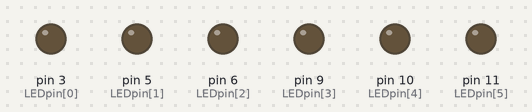
The sketch below on a simulated Arduino Uno, built with avr-gcc and run on an emulated ATmega328P. Parts: output pins drawn as LEDs (lit = HIGH). Random numbers use the default seed unless the sketch sets one.

Above: at 0.15 s.
At 2.87 s:
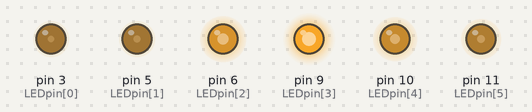
At 5.59 s:
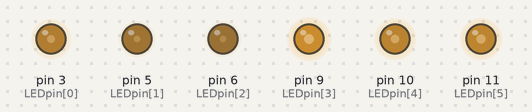
At 11.02 s:
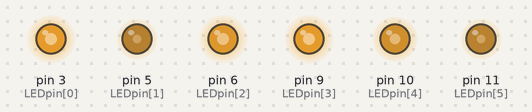
At 16.99 s:
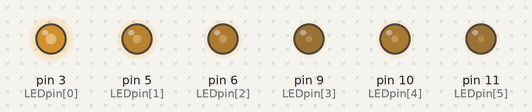
At 22.17 s:
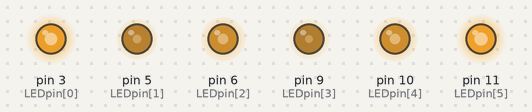
Timing chart, 0 to 22.1 s (numbered marks = the images above):
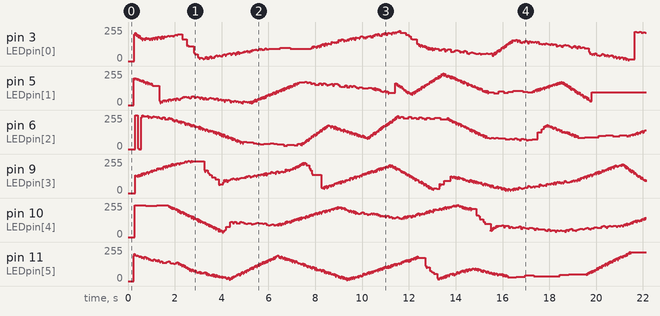

The sketch:

RedBoard_Twinkle.ino
```cpp
//Global Blink Variables
const int maxBrightness = 255;
const int LEDpin[6] = {3,5,6,9,10,11}; //This need to be PWM pins.
unsigned long BlinkStartTime[6] = {0,0,0,0,0,0};
unsigned long BlinkDuration[6] = {0,0,0,0,0,0};
byte BlinkStatus[6] = {0,0,0,0,0,0};
byte BlinkTarget[6] = {0,0,0,0,0,0};
byte BlinkDeviation = 10;

void setup() {
  randomSeed(analogRead(0));
  for ( int i=0; i < 6; i++) {
    pinMode(LEDpin[i], OUTPUT);
    BlinkTarget[i] = random(0,maxBrightness);
    analogWrite(LEDpin[i], BlinkTarget[i]);
  }
//  Serial.begin(9600);
//  Serial.println("---Start Program---");
}

void loop() {
  for (int i=0; i < 6; i++) {
    Twinkle3(i);
  }
}


//An irregular strobe look
// 1) Set Random Brightness
// 2) Wait a random time

void Twinkle1(int LED)
{
  if (millis() > (BlinkStartTime[LED] + BlinkDuration[LED])) {
    analogWrite(LEDpin[LED], random(0,maxBrightness));
    BlinkStartTime[LED] = millis();
    BlinkDuration[LED] = random(50,750);
  }
}

//A irregular pulse
// 1) Set Random Brightness Target. BlinkTarget[LED]
// 2) Set Random time to reach that target. TempDuration
// 3) Figure number of ms between each 1 PWM increment. BlinkDuraction[LED]
// 4) Wait that number of ms, change PMW by 1, repeat until Brightness Target is reached
void Twinkle2(int LED)
{
  if (millis() > (BlinkStartTime[LED] + BlinkDuration[LED])) {
    if (BlinkStatus[LED] > BlinkTarget[LED])
    {
      BlinkStatus[LED] = BlinkStatus[LED] - 1;
    }

    if (BlinkStatus[LED] < BlinkTarget[LED])
    {
      BlinkStatus[LED] = BlinkStatus[LED] + 1;
    }

    if (BlinkStatus[LED] == BlinkTarget[LED])
    {
      BlinkTarget[LED] = random(0,maxBrightness);
      int TempDuration = random(0,3000);
      int TempSteps = abs(BlinkTarget[LED] - BlinkStatus[LED]);
      BlinkDuration[LED] = TempDuration/TempSteps;
    }

    analogWrite(LEDpin[LED], BlinkStatus[LED]);
    BlinkStartTime[LED] = millis();
  }
}

//An irregular pulse with a minor irregular strobe that creates a flicker affect
// 1) Set Random Brightness Target. BlinkTarget[LED]
// 2) Set Random time to reach that target. TempDuration
// 3) Figure number of ms between each 1 PWM increment. BlinkDuraction[LED]
// 4) Wait that number of ms, change current step by 1
// 5) offset PWM from current step by small random value
// 6) repeat until Brightness Target is reached
void Twinkle3(int LED)
{
  if (millis() > (BlinkStartTime[LED] + BlinkDuration[LED])) { //Time to make a step?
    if (BlinkStatus[LED] > BlinkTarget[LED]) //Going Down?
    {
      BlinkStatus[LED] = BlinkStatus[LED] - 1;
    }

    else if (BlinkStatus[LED] < BlinkTarget[LED]) //Going Up?
    {
      BlinkStatus[LED] = BlinkStatus[LED] + 1;
    }

    else if (BlinkStatus[LED] == BlinkTarget[LED]) //Destination reached?
    {
      BlinkTarget[LED] = random(BlinkDeviation,maxBrightness-BlinkDeviation); //New Target
      int TempDuration = random(0,3000); //New Time to get there
      int TempSteps = abs(BlinkTarget[LED] - BlinkStatus[LED]); // How many steps will it take?
      BlinkDuration[LED] = TempDuration/TempSteps; //How much time between each step?
    }

    //Add a minor random strobe to give it that twinkle
    if (random(2) == 0) //Heads we go up, tails we go down.
    {
      analogWrite(LEDpin[LED], BlinkStatus[LED]-random(BlinkDeviation));
    } else {
      analogWrite(LEDpin[LED], BlinkStatus[LED]+random(BlinkDeviation));
    }


    BlinkStartTime[LED] = millis();    //Reset the clock
  }
}
```
